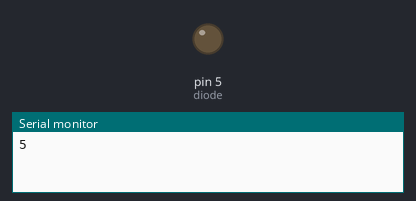
A sketch run on a simulated Arduino Uno, built with avr-gcc and run on an emulated ATmega328P. On the bench: output pins drawn as LEDs (lit = HIGH), the last lines printed to the serial monitor.

Above: at 0.05 s.
At 1.95 s:
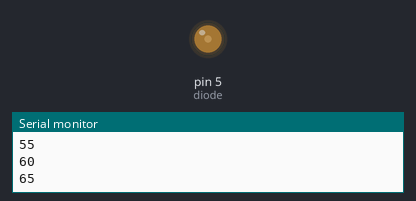
At 3.9 s:
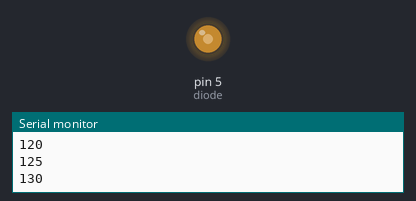
At 7.8 s:
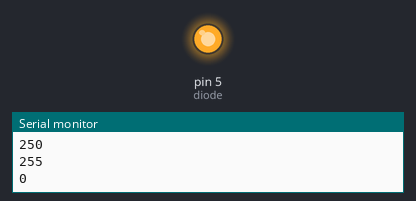
Timing chart, 0 to 10.2 s (numbered marks = the images above):
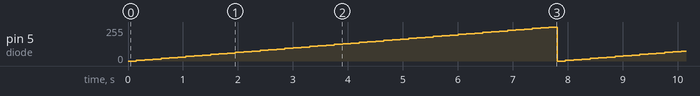

The sketch:

pwm.ino
```cpp
#define diode 5

int load = 0;
int change = 5;

void setup()
{
  Serial.begin(9600);
  pinMode(diode, OUTPUT);
}

void loop()
{
  analogWrite(diode, load);

  if (load < 255) {
  	load = load + change;
    Serial.println(load);
  }
  else {
  	load = 0;
    Serial.println(load);
  }
  delay(150);

}
```

Measured:
- by itself, pin 5 (diode): ramps from 0/255 to 255/255 and jumps back, once every 7.8 s
